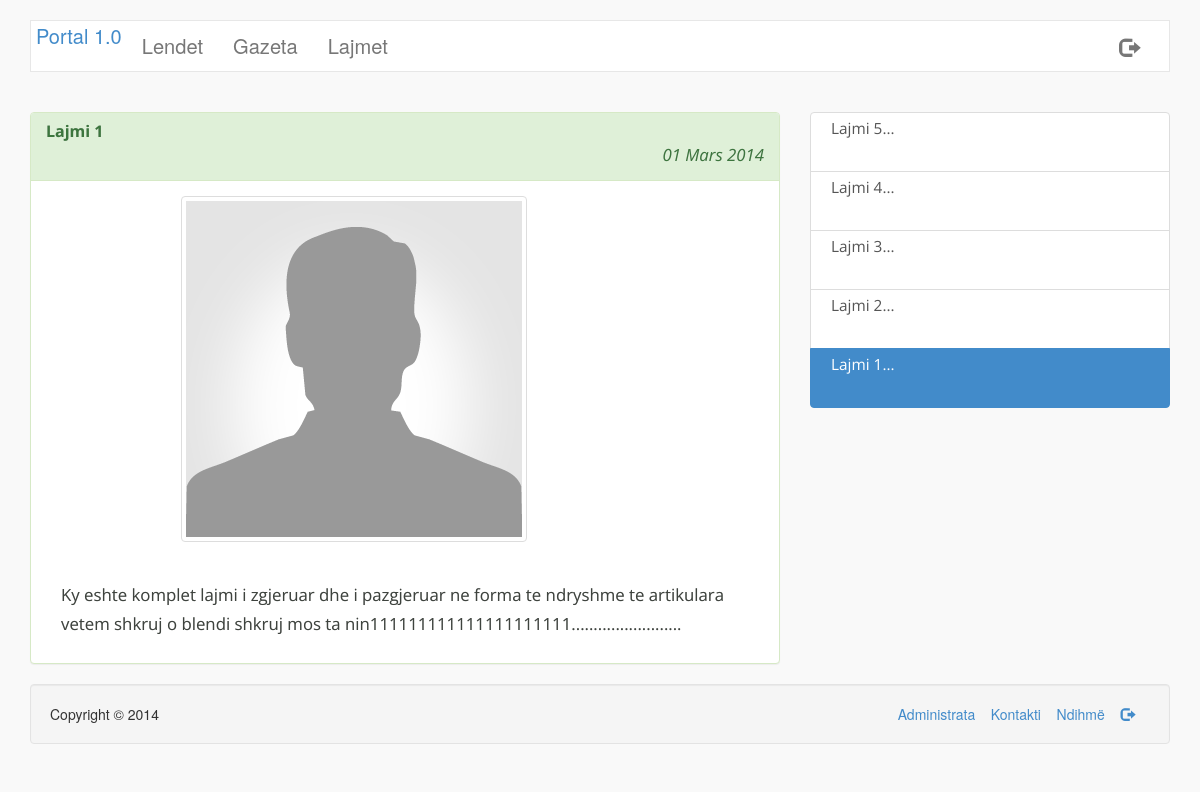
Before: /lajmi.php?id=1 with the older database file.
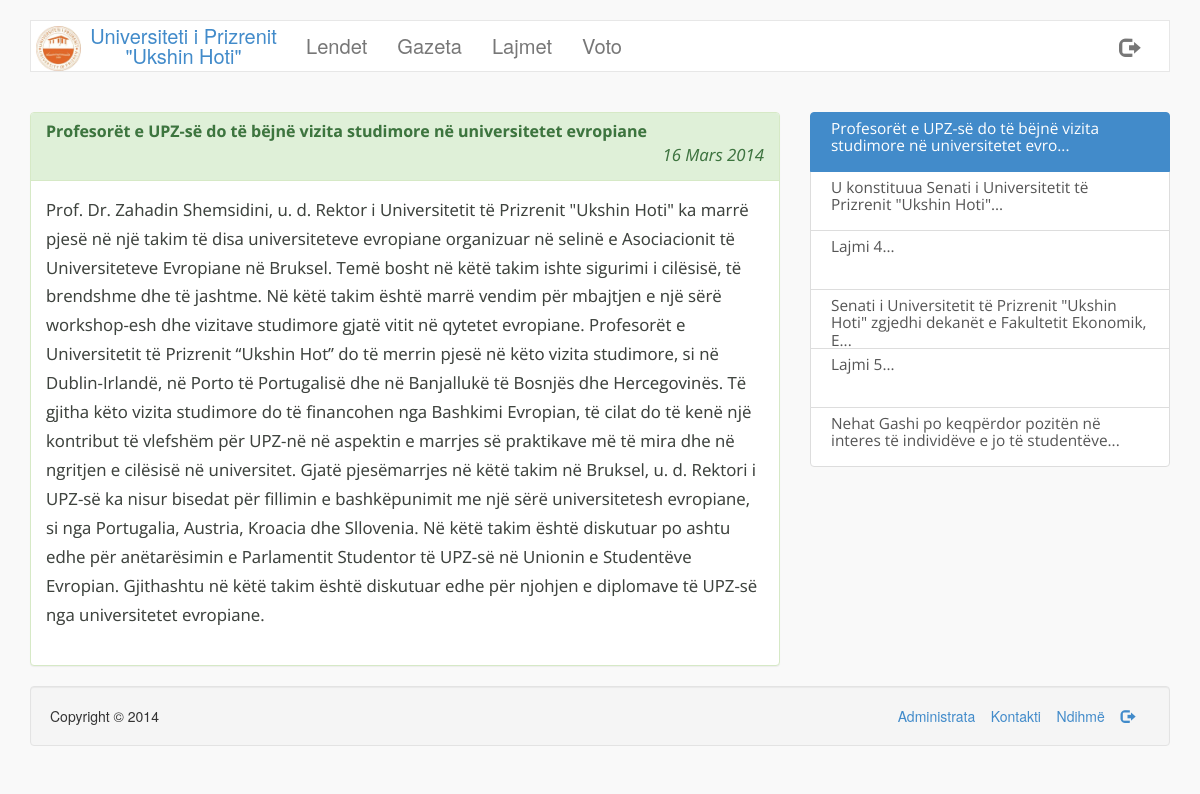
After: the same page with the newer database file.
### tables this page shows
CREATE TABLE IF NOT EXISTS `page_info` (
  `title` varchar(256) NOT NULL,
  `footer` varchar(256) NOT NULL,
  `activated` tinyint(1) NOT NULL,
  `logo` varchar(256) NOT NULL
);

CREATE TABLE IF NOT EXISTS `navbar` (
  `ID` int(11) NOT NULL AUTO_INCREMENT,
  `emri` varchar(250) NOT NULL,
  `link` varchar(250) NOT NULL,
  `enabled` tinyint(1) NOT NULL,
  PRIMARY KEY (`ID`)
);

CREATE TABLE IF NOT EXISTS `lajmet` (
  `id` int(11) NOT NULL AUTO_INCREMENT,
  `titulli` varchar(256) NOT NULL,
  `body` text NOT NULL,
  `data` date NOT NULL,
  `foto` varchar(256) NOT NULL,
  PRIMARY KEY (`id`)
);

CREATE TABLE IF NOT EXISTS `footer` (
  `1` int(11) NOT NULL AUTO_INCREMENT,
  `emri` varchar(250) NOT NULL,
  `link` varchar(250) NOT NULL,
  `enabled` tinyint(1) NOT NULL,
  PRIMARY KEY (`1`)
);

### classes/lajmi.class.php (called while the page is built, shortened)
<?php
class Lajmi{
	private $id=0;
	private $titulli = "panjohur";
	private $body = "panjohur";
	private $data = "0000-00-00";
	private $foto = "img/fakultet/lajme/default.png";
	function __construct($id){
		global $lidhja;
		$lajmQuery = $lidhja->query("SELECT id,titulli,body,data,foto FROM lajmet WHERE id=$id");
		if($lajmQuery->num_rows == 1){
			$lajmi = $lajmQuery->fetch_assoc();
			$this->id= $lajmi['id'];
			$this->titulli = $lajmi['titulli'];
			$this->body = $lajmi['body'];
			$this->data = $lajmi['data'];
			$this->foto = $lajmi['foto'];
		}
	}
	function getID(){
		return $this->id;
	}
	function getTitulli(){
		return utf8_encode($this->titulli);
	}
	function getBody(){
		return utf8_encode($this->body);
	}
	function getData(){
		return $this->data;
	}
	function getFoto(){
		return $this->foto;
	}
}
?>

### lajmi.php (the view, shortened to what this page needs)
<?php
	include('includes/config.php');
	if(!empty($_GET['id']) && $_GET['id']>0){
		$id = $lidhja->real_escape_string($_GET['id']);
		$lajmi = new Lajmi($id);
		$page = new Page();
	}
	else{
		header('Location: index.php?faqja=lajmet');
		die();
	}
?>
<!DOCTYPE html>
<html lang="en">
  <head>
    <link href="css/bootstrap.css" rel="stylesheet">
    <link href="css/style.css" rel="stylesheet">
  </head>
  <body>
  <br/>
  <div class="container">
  	<nav class="navbar navbar-default" role="navigation">
	  <div class="container-fluid">
	    <div class="navbar-header">
	      <a class="navbar-brand" href="index.php"><img src="<?php echo $page->getLogo(); ?>"/><?php echo $page->getTitle(); ?></a>
	    </div>
	    <div class="collapse navbar-collapse" id="bs-example-navbar-collapse-1">
	      <ul class="nav navbar-nav">
	     	<?php $page->headerNavbar(); ?>
	      </ul>
		  	<ul class="nav navbar-nav navbar-right">
				<li><a href="logout.php" class="glyphicon glyphicon-log-out"></a></li>
			</ul>
	    </div>
	  </div>
	</nav>
	</div>
    <div class="container">
		<div class="clearfix"></div><br/>
		<div class="row">
			<div class="col-md-8 lajmi">
				<div class="panel panel-success">
					<div class="panel-heading">
						<h3 class="panel-title"><strong><?php echo $lajmi->getTitulli(); ?></strong></h3>
						<p class="text-right" style="margin-bottom:0px;"><em><?php echo rregulloDaten($lajmi->getData()); ?></em></p>
					</div>
					<div class="panel-body">
					<?php
						if($lajmi->getFoto()){
							echo '<div class="col-md-8 col-md-offset-2"><img src="'.$lajmi->getFoto().'" class="img-responsive img-rounded img-thumbnail"/><p><br/></p></div>';
							echo '<div class="col-md-12"><p>'.$lajmi->getBody().'</p></div>';
						}
						else{
							echo '<div class="col-md-12"><p>'.rregulloLajmin($lajmi->getBody()).'</p></div>';
						}
					?>
					</div>
				</div>
			</div>
			<div class="col-md-4">
				<?php
					$lajmet = $lidhja->query("SELECT id FROM lajmet ORDER BY data DESC LIMIT 10");
					if($lajmet->num_rows){
						echo '<div class="list-group" id="lajmetShtese">';
						foreach($lajmet as $l){
							$lajmi2 = new Lajmi($l['id']);
							if($lajmi->getID() == $lajmi2->getID()){
								echo '<a href="lajmi.php?id='.$lajmi2->getID().'" class="list-group-item active">'.substr($lajmi2->getTitulli(), 0,100).'...</a>';
							}
							else{
								echo '<a href="lajmi.php?id='.$lajmi2->getID().'" class="list-group-item">'.substr($lajmi2->getTitulli(), 0,100).'...</a>';
							}
						}
						echo '</div>';
					}
				?>
			</div>
		</div>
		<div class="well well-md text-left">
			<span><?php echo $page->getFooter(); ?></span>
			<span class="pull-right">
				<?php $page->footerLinks(); ?>
			</span>
		</div>
    </div>
  </body>
</html>

### classes/page.class.php (shortened to what this page needs)
<?php
class Page{
	private $title = "Titulli faqes";
	private $footer = "Copyright 2014";
	private $logoLink = "panjohur";
	function __construct(){
		global $lidhja;
		$pageQuery = $lidhja->query('SELECT title,footer,activated,logo FROM page_info');
		if($pageQuery->num_rows == 1){
			$pageInfo = $pageQuery->fetch_assoc();
		}
		$this->title = $pageInfo['title'];
		$this->footer = $pageInfo['footer'];
		$this->logoLink = $pageInfo['logo'];
	}
	function getTitle(){
		return html_entity_decode($this->title);
	}
	function getLogo(){
		return $this->logoLink;
	}
	function getFooter(){
		return html_entity_decode($this->footer);
	}
	function headerNavbar(){
		global $lidhja;
		$navQuery = $lidhja->query("SELECT * FROM navbar WHERE enabled=1");
		if($navQuery->num_rows > 0){
			foreach($navQuery as $nav){
				echo '<li><a href="'.$nav['link'].'" class="text-primary">'.$nav['emri'].'</a></li>';
			}
		}
		else{
			return FALSE;
		}
	}
	function footerLinks(){
		global $lidhja;
		$footerLinksQuery = $lidhja->query("SELECT * FROM footer WHERE enabled=1");
		if($footerLinksQuery->num_rows > 0){
			foreach ($footerLinksQuery as $foo){
				if("dil" == strtolower($foo['emri'])){
					echo '<a href="'.$foo['link'].'"><span class="glyphicon glyphicon-log-out"></span></a> &nbsp;&nbsp;&nbsp;';
				}
				else{
					echo '<a href="'.$foo['link'].'">'.$foo['emri'].'</a> &nbsp;&nbsp;&nbsp;';
				}
			}
		}
		else{
			echo '';
		}
	}
}
?>

### includes/funksionet.php (shortened to what this page needs)
<?php
	function rregulloDaten($d){
		$viti = date("Y", strtotime($d));
		$muaji = date("m", strtotime($d));
		$dita = date("d", strtotime($d));
		if($muaji == 1){
			$data = $dita . " Janar " . $viti;
		}
		elseif($muaji == 2){
			$data = $dita . " Shkurt " . $viti;
		}
		elseif($muaji == 3){
			$data = $dita . " Mars " . $viti;
		}
		elseif($muaji == 4){
			$data = $dita . " Prill " . $viti;
		}
		elseif($muaji == 5){
			$data = $dita . " Maj " . $viti;
		}
		elseif($muaji == 6){
			$data = $dita . " Qershor " . $viti;
		}
		elseif($muaji == 7){
			$data = $dita . " Korrik " . $viti;
		}
		elseif($muaji == 8){
			$data = $dita . " Gusht " . $viti;
		}
		elseif($muaji == 9){
			$data = $dita . " Shtator " . $viti;
		}
		elseif($muaji == 10){
			$data = $dita . " Tetor " . $viti;
		}
		elseif($muaji == 11){
			$data = $dita . " N&euml;ntor " . $viti;
		}
		elseif($muaji == 12){
			$data = $dita . " Dhjetor " . $viti;
		}
		return $data;
	}
	function rregulloLajmin($lajmi){
		$ndare = explode("\n", $lajmi);
		foreach($ndare as $n){
			echo '<p>'.$n.'</p>';
		}
	}
?>

### css/style.css (style rules this page uses)
body { background-color: #f9f9f9; }
.navbar { border-radius: 0; }
.navbar-brand img { max-width: 18%; float:left; }
.navbar-default { background-color: #fff; }
.navbar-nav li > a { text-align: center; font-size: 1.4375em; -webkit-font-smoothing: antialiased; }
.navbar-default .navbar-brand { max-width:260px; color:#428bca; font-size: 20px; margin:0; padding:5px 5px; text-align: center; }
.lajmi { font: 120%/1.725 'Open Sans', sans-serif; color: #3e433e; text-shadow: 0px 0px 0px #C7C7C7; }
#lajmetShtese { color:#3e433e; }
#lajmetShtese .list-group-item { height:60px; padding: 7px 20px; font: 110%/1.125 'Open Sans', sans-serif; }

Changed rows visible on the page:
removed page_info: title "Portal 1.0", footer "Copyright © 2014"
removed lajmet: titulli "Lajmi 1", data "01 Mars 2014", foto (placeholder picture), body "Ky eshte komplet lajmi i zgjeruar dhe i pazgjeruar ne forma te ndryshme te artikulara vetem shkruj o blendi shkruj mos ta nin111111111111111111111........................."
removed lajmet: titulli "Lajmi 3", shown under "Lajmi 1"
removed lajmet: titulli "Lajmi 2", shown under "Lajmi 1"
added page_info: logo (picture), title "Universiteti i Prizrenit \"Ukshin Hoti\"", footer "Copyright © 2014"
added navbar: emri "Voto"
added lajmet: titulli "Profesorët e UPZ-së do të bëjnë vizita studimore në universitetet evropiane", data "16 Mars 2014", body "Prof. Dr. Zahadin Shemsidini, u. d. Rektor i Universitetit të Prizrenit \"Ukshin Hoti\" ka marrë pjesë në një takim të disa universiteteve evropiane organizuar në selinë e Asociacionit të Universiteteve Evropiane në Bruksel. Temë bosht në këtë takim ishte sigurimi i cilësisë, të brendshme dhe të jashtme. Në këtë takim është marrë vendim për mbajtjen e një sërë workshop-esh dhe vizitave studimore gjatë vitit në qytetet evropiane. Profesorët e Universitetit të Prizrenit “Ukshin Hot” do të merrin pjesë në këto vizita studimore, si në Dublin-Irlandë, në Porto të Portugalisë dhe në Banjallukë të Bosnjës dhe Hercegovinës. Të gjitha këto vizita studimore do të financohen nga Bashkimi Evropian, të…", titulli "Profesorët e UPZ-së do të bëjnë vizita studimore në universitetet evro"
added lajmet: titulli "U konstituua Senati i Universitetit të Prizrenit \"Ukshin Hoti\""
changed lajmet "Lajmi 4": moves up the list
added lajmet: titulli "Senati i Universitetit të Prizrenit \"Ukshin Hoti\" zgjedhi dekanët e Fakultetit Ekonomik, E"
added lajmet: titulli "Nehat Gashi po keqpërdor pozitën në interes të individëve e jo të studentëve"
